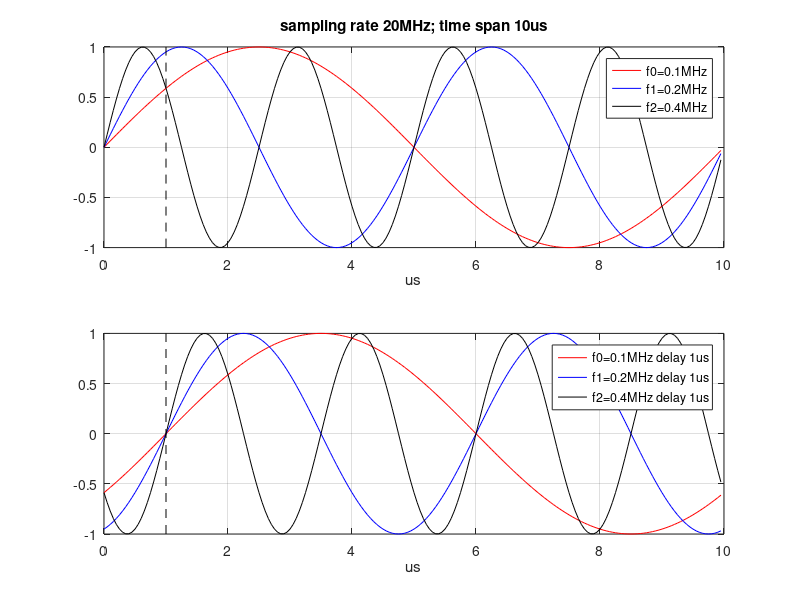

Write MATLAB code to recreate this figure.
% SPDX-FileCopyrightText: 2022 Xianjun Jiao putaoshu@msn.com
% SPDX-License-Identifier: AGPL-3.0-or-later

% function test_delay_sine_phase
close all;
clear all;

sampling_rate = 20e6;
time_span  = 10e-6;
delay_time = 1e-6;

f0 = 0.1e6;
f1 = 0.2e6;
f2 = 0.4e6;

sampling_time = 1/sampling_rate;
num_total_sample = time_span/sampling_time;
num_delay_sample = delay_time/sampling_time;

t = (0:num_total_sample-1).*sampling_time;
sine0 = sin(2.*pi.*f0.*t);
sine1 = sin(2.*pi.*f1.*t);
sine2 = sin(2.*pi.*f2.*t);

subplot(2,1,1);
plot(t.*1e6, sine0, 'r'); hold on; grid on;
plot(t.*1e6, sine1, 'b'); hold on; grid on;
plot(t.*1e6, sine2, 'k'); hold on; grid on;
plot([t(num_delay_sample+1), t(num_delay_sample+1)].*1e6, [-1, 1], 'k--');
title('sampling rate 20MHz; time span 10us');
legend('f0=0.1MHz', 'f1=0.2MHz', 'f2=0.4MHz');
xlabel('us');

sine0_delay_1us = [sine0(end-num_delay_sample+1:end), sine0(1:end-num_delay_sample)];
sine1_delay_1us = [sine1(end-num_delay_sample+1:end), sine1(1:end-num_delay_sample)];
sine2_delay_1us = [sine2(end-num_delay_sample+1:end), sine2(1:end-num_delay_sample)];

subplot(2,1,2);
plot(t.*1e6, sine0_delay_1us, 'r'); hold on; grid on;
plot(t.*1e6, sine1_delay_1us, 'b'); hold on; grid on;
plot(t.*1e6, sine2_delay_1us, 'k'); hold on; grid on;
plot([t(num_delay_sample+1), t(num_delay_sample+1)].*1e6, [-1, 1], 'k--');
legend('f0=0.1MHz delay 1us', 'f1=0.2MHz delay 1us', 'f2=0.4MHz delay 1us');
xlabel('us');
